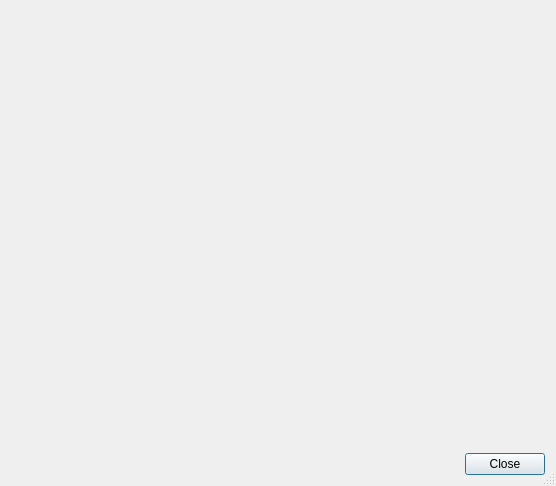
<?xml version="1.0" encoding="UTF-8"?>
<ui version="4.0">
 <class>E5SslCertificatesInfoDialog</class>
 <widget class="QDialog" name="E5SslCertificatesInfoDialog">
  <property name="geometry">
   <rect>
    <x>0</x>
    <y>0</y>
    <width>556</width>
    <height>486</height>
   </rect>
  </property>
  <property name="windowTitle">
   <string>SSL Certificate Info</string>
  </property>
  <property name="sizeGripEnabled">
   <bool>true</bool>
  </property>
  <layout class="QVBoxLayout" name="verticalLayout">
   <item>
    <widget class="E5SslCertificatesInfoWidget" name="sslWidget" native="true"/>
   </item>
   <item>
    <widget class="QDialogButtonBox" name="buttonBox">
     <property name="orientation">
      <enum>Qt::Horizontal</enum>
     </property>
     <property name="standardButtons">
      <set>QDialogButtonBox::Close</set>
     </property>
    </widget>
   </item>
  </layout>
 </widget>
 <customwidgets>
  <customwidget>
   <class>E5SslCertificatesInfoWidget</class>
   <extends>QWidget</extends>
   <header>E5Network/E5SslCertificatesInfoWidget.h</header>
   <container>1</container>
  </customwidget>
 </customwidgets>
 <resources/>
 <connections>
  <connection>
   <sender>buttonBox</sender>
   <signal>accepted()</signal>
   <receiver>E5SslCertificatesInfoDialog</receiver>
   <slot>accept()</slot>
   <hints>
    <hint type="sourcelabel">
     <x>248</x>
     <y>254</y>
    </hint>
    <hint type="destinationlabel">
     <x>157</x>
     <y>274</y>
    </hint>
   </hints>
  </connection>
  <connection>
   <sender>buttonBox</sender>
   <signal>rejected()</signal>
   <receiver>E5SslCertificatesInfoDialog</receiver>
   <slot>reject()</slot>
   <hints>
    <hint type="sourcelabel">
     <x>316</x>
     <y>260</y>
    </hint>
    <hint type="destinationlabel">
     <x>286</x>
     <y>274</y>
    </hint>
   </hints>
  </connection>
 </connections>
</ui>
